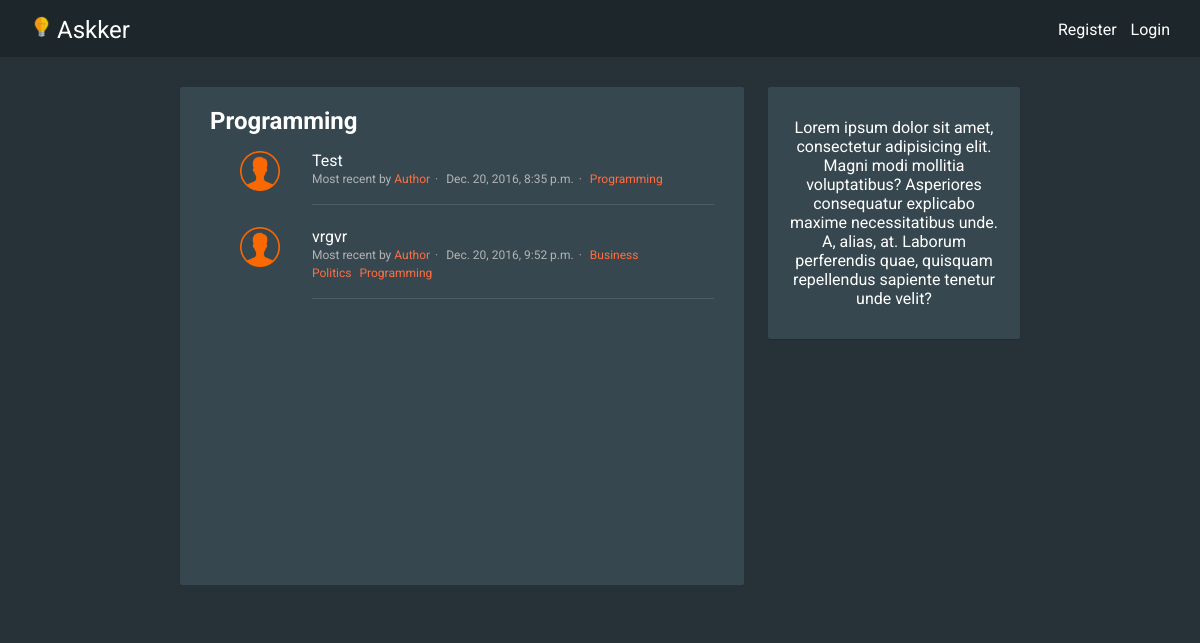
Page /topics/programming on the earlier database version.
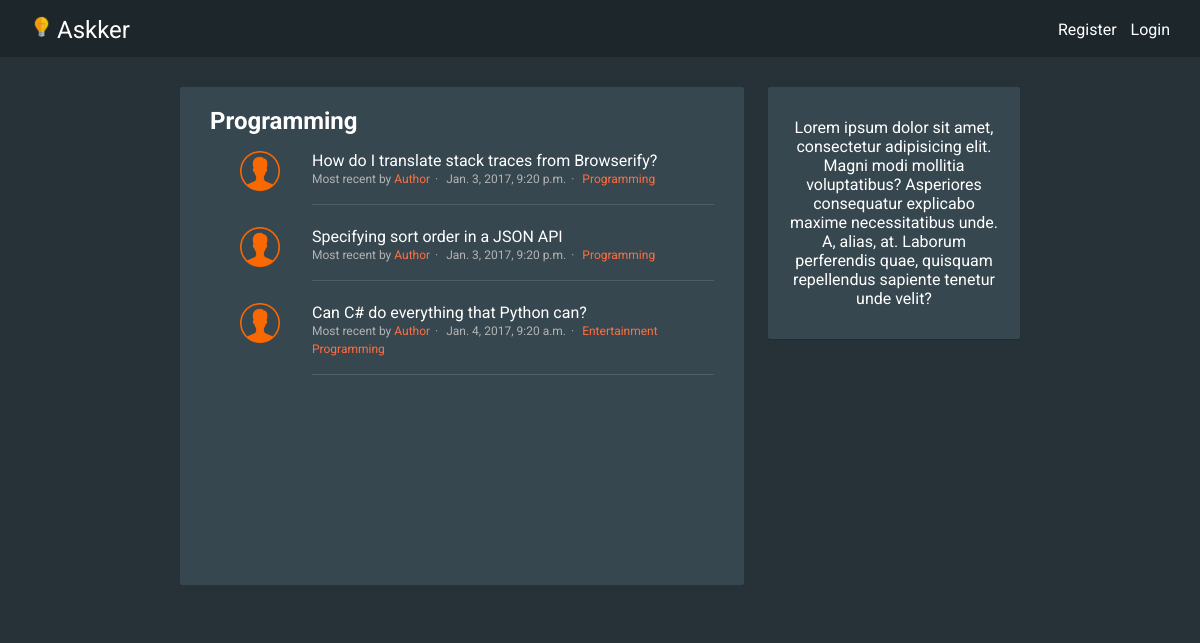
Same page on the later database version.
### questions/models.py (models this page shows, shortened)
class Topic(models.Model):
    name = models.CharField(max_length=20)
    slug = models.SlugField()

class Question(models.Model):
    topics = models.ManyToManyField('questions.Topic', related_name="questions")
    title = models.CharField(max_length=50)
    body = models.CharField(max_length=200)
    author = models.ForeignKey(User, default="")
    slug = models.SlugField(default="")
    created_at = models.DateTimeField(default=timezone.now)
    votes = VotableManager()

### questions/views/topic_detail.py (the view)
# urls.py: url(r'^topics/(?P<topic_slug>[\w-]+?)$', TopicDetailView.as_view(), name="topic_detail"),
class TopicDetailView(DetailView):
    template_name = "questions/topic_detail.html"
    model = Topic
    context_object_name = "topic"
    slug_url_kwarg = "topic_slug"
    def get_context_data(self, **kwargs):
        data = super(TopicDetailView, self).get_context_data(**kwargs)
        data['questions'] = self.object.questions.all()
        data['topic_list'] = Topic.objects.all().annotate(question_count=Count("questions"))
        return data

### templates/questions/topic_detail.html (shortened to what this page needs)
{% extends "body.html" %}
{% block content %}
    <div class="topic-detail-list">
        <h2 class="topic-detail-list__title">{{ topic.name }}</h2>
        <ul class="question-list__list">
            {% for question in questions %}
                <li class="question">
                    <div class="question__author">
                        <a class="question__author-link" href=""><img class="question__author-avatar" width="40" height="40" src="/static/img/user.png" alt=""></a>
                    </div>
                    <div class="question__content">
                        <div class="question__title">
                            <a href="{% url "question_detail" question_slug=question.slug %}">{{ question.title }}</a>
                        </div>
                        <div class="question__meta">
                            <span class="question__meta-item">
                                Most recent by <a class="link--orange">Author</a></span>
                            <span class="question__meta-item">{{ question.created_at }}</span>
                            <span class="question__meta-item">
                                {% for topic in question.topics.all %}
                                    <a href="{% url "topic_detail" topic_slug=topic.slug %}" class="question__topic-link link--orange">{{ topic.name }}</a>
                                {% endfor %}
                            </span>
                        </div>
                    </div>
                </li>
            {% endfor %}
        </ul>
    </div>
{% endblock %}

### templates/body.html
{% extends "base.html" %}
{% block body %}
    <main class="body">
        <div class="body__content">
            {% block content %}{% endblock %}
        </div>
        <div class="body__sidebar">
            {% include "sidebar.html" %}
        </div>
    </main>
{% endblock %}

### templates/base.html (shortened to what this page needs)
{% load staticfiles %}
<!DOCTYPE html>
<html lang="en">
<head>
    <link href="/static/css/styles.css?{% now "U" %}" rel="stylesheet">
    <link href="https://maxcdn.bootstrapcdn.com/font-awesome/4.7.0/css/font-awesome.min.css" rel="stylesheet">
</head>
<body>
{% include "header.html" %}
{% block body %}{% endblock %}
</body>
</html>

### templates/header.html
{% load staticfiles %}
<header class="header">
    <div class="header__logo header_logo--left">
        <img class="header__image" src="/static/img/header__image.png" alt="" height="23" width="23">
        <a class="header__link" href="{% url "index" %}">Askker</a>
    </div>
    <ul class="header__list header__list--right">
        {% if request.user.is_authenticated %}
            <li class="header__list-item">Hi, {{ request.user.username }}</li>
            <li class="header__list-item header__list-item--end"><a href="{% url "logout" %}">Logout</a></li>
        {% else %}
            <li class="header__list-item"><a href="{% url "register" %}">Register</a></li>
            <li class="header__list-item header__list-item--end"><a href="{% url "login" %}">Login</a></li>
        {% endif %}
    </ul>
</header>

### templates/sidebar.html
{% if request.user.is_authenticated %}
    <section class="panel">
        <div class="panel__info panel__info--center">
            <p class="panel__text">Ask questions, get answers, help others and connect with people who have similar interests.</p>
            <div class="button-block">
                <a href="{% url "question_create" %}" class="button-block__link">Ask a question</a>
            </div>
        </div>
    </section>
    <section class="panel">
        <h1 class="panel__title">Topics</h1>
        <div class="panel__info panel__info--left">
            <ul class="panel__list">
                <li class="panel__list-item">
                    <a href="{% url "index" %}" class="panel__list-item-link">All questions</a>
                    <span class="panel__list-item-count">{{ question_count_all }}</span>
                </li>
                {% for topic in topic_list %}
                    <li class="panel__list-item">
                        <a class="panel__list-item-link" href="{% url "topic_detail" topic_slug=topic.slug %}">{{ topic.name }}</a>
                        <span class="panel__list-item-count">{{ topic.question_count }}</span>
                    </li>
                {% endfor %}
            </ul>
        </div>
    </section>
    <section class="panel">
        <h1 class="panel__title">Popular tags</h1>
        <div class="panel__info">
            Lorem ipsum dolor sit amet, consectetur adipisicing elit. Accusamus commodi dolore explicabo id impedit, odit temporibus tenetur voluptatibus. Adipisci architecto deserunt ea ex hic illum minima optio quisquam ratione voluptate.
        </div>
    </section>
{% else %}
    <section class="panel">
        <div class="panel__info panel__info--center">
            <p class="panel__text">Lorem ipsum dolor sit amet, consectetur adipisicing elit. Magni modi mollitia voluptatibus? Asperiores consequatur explicabo maxime necessitatibus unde. A, alias, at. Laborum perferendis quae, quisquam repellendus sapiente tenetur unde velit?</p>
        </div>
    </section>
{% endif %}

### static/css/styles.css (style rules this page uses)
body { margin: 0; padding: 0; height: 100%; font-family: "Roboto", sans-serif; background-color: #263238; color: white; }
a { color: white; text-decoration: none; }
ul { list-style: none; }
.header { background-color: #1D272B; }
.header__logo { display: inline-block; margin: 0; padding: 15px 30px; line-height: 0; }
.header__link { font-size: 24px; font-weight: 400; line-height: 24px; color: white; text-decoration: none; }
.header__list { margin: 0; padding: 20px 30px; }
.header__list--right { float: right; }
.header__list-item { display: inline-block; margin-right: 10px; }
.header__list-item--end { margin: 0; }
.body { position: relative; width: 70%; margin: 0 auto; }
.body:after { content: " "; visibility: hidden; display: block; height: 0; clear: both; }
.body__content { width: 60%; padding: 20px 30px; min-height: 458px; float: left; margin: 30px 0; background-color: #37474F; border-radius: 2px; }
.body__sidebar { width: 30%; float: right; margin: 30px 0; }
.panel { margin-bottom: 15px; width: 100%; }
.panel__info { padding: 15px; background-color: #37474F; box-shadow: 0 1px 1px rgba(0, 0, 0, 0.12); border-radius: 2px; }
.panel__info--center { text-align: center; }
.link--orange { color: #FF6E40; }
.question-list__list { margin: 0; padding: 0; color: white; }
.topic-detail-list__title { margin: 0; }
.question { width: 100%; }
.question:after { content: ""; clear: both; display: table; }
.question__content { margin: 0 0 0 102px; padding: 16px 30px 16px 0; border-bottom: 1px solid #4f5d64; }
.question__author { float: left; width: 40px; padding: 16px 30px; }
.question__author-link { display: inline-block; }
.question__topic-link { margin-right: 5px; }
.question__meta { margin: 0; padding: 0; font-size: 12px; line-height: 18px; color: #b3b3b3; }
.question__meta-item:not(:last-child) { margin-right: 5px; }
.question__meta-item:not(:last-child):after { margin: 0 0 0 5px; content: "·"; }

Differences in the rows shown:
removed Question: title "Test", created_at "Dec. 20, 2016, 8:35 p.m.", Topic (name "Programming")
removed Question: title "vrgvr", created_at "Dec. 20, 2016, 9:52 p.m.", Topic (name "Programming")
no longer on this page (row unchanged): Topic: name "Business", shown under "vrgvr"
no longer on this page (row unchanged): Topic: name "Politics", shown under "vrgvr"
added Question: title "How do I translate stack traces from Browserify?", created_at "Jan. 3, 2017, 9:20 p.m.", Topic (name "Programming")
added Question: title "Specifying sort order in a JSON API", created_at "Jan. 3, 2017, 9:20 p.m.", Topic (name "Programming")
added Question: title "Can C# do everything that Python can?", created_at "Jan. 4, 2017, 9:20 a.m.", Topic (name "Programming")
now on this page (row unchanged): Topic: name "Entertainment", shown under "Can C# do everything that Python can?"
